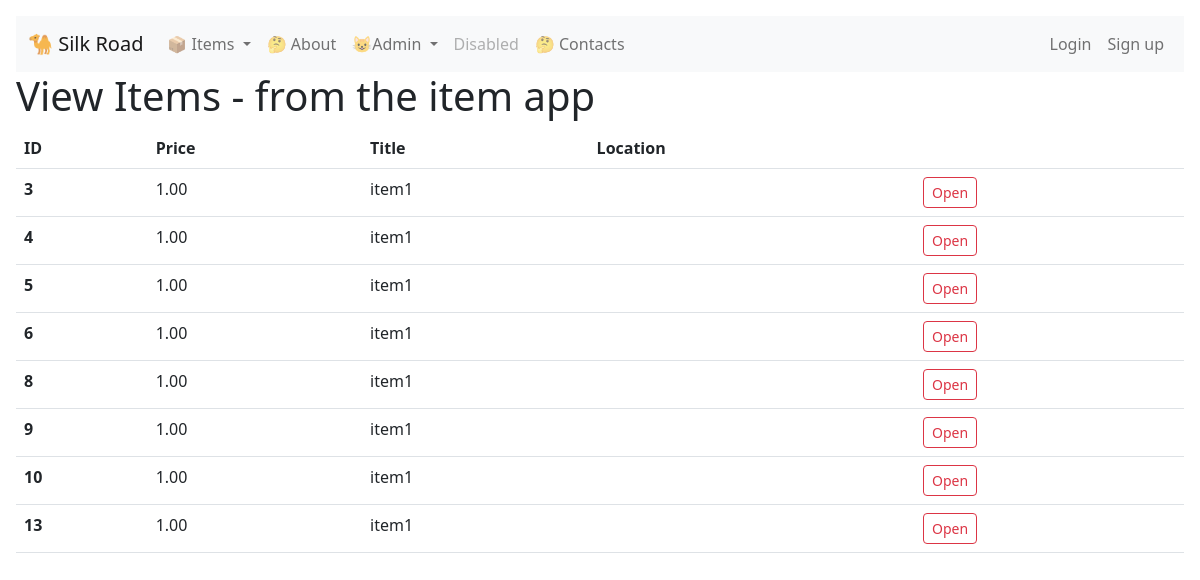
The app's page /item/view/, older data.
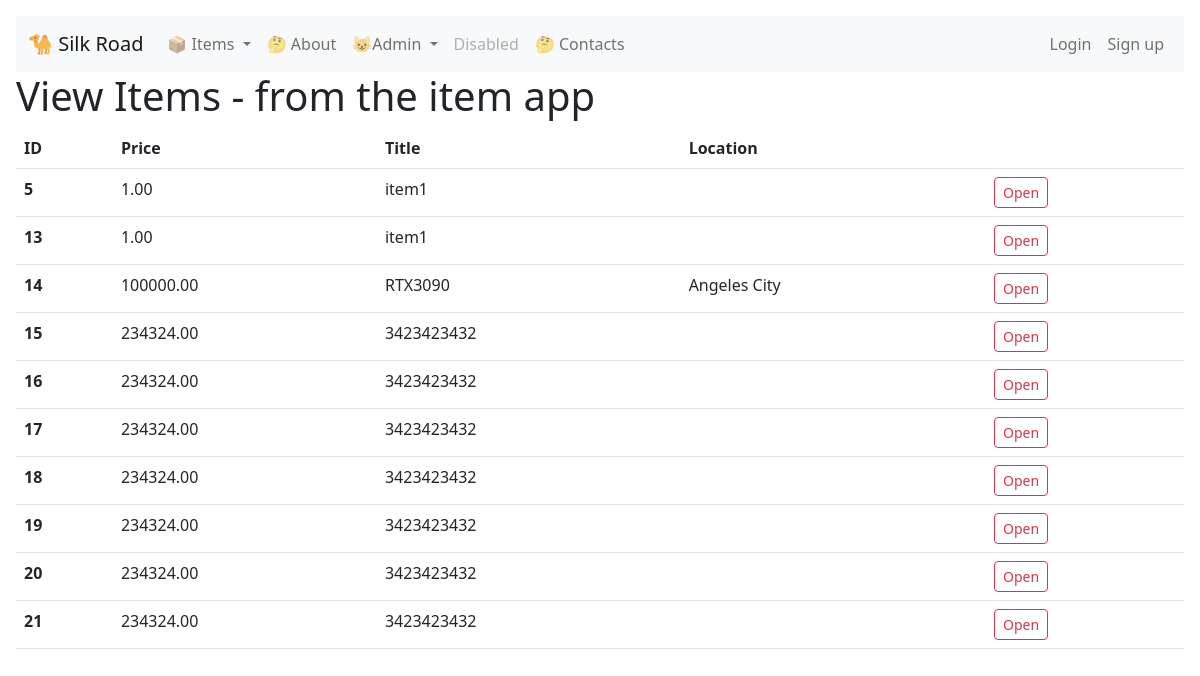
The same page, newer data.
### item/models.py (models this page shows, shortened)
class Item(models.Model):
    title       = models.CharField(max_length=120)
    description = models.TextField(null=True, blank=True)
    price       = models.DecimalField(decimal_places=2, max_digits=1000)
    name        = models.TextField(null=True, blank=True)
    location    = models.TextField(null=True, blank=True)
    markAsSold  = models.BooleanField()

### item/views.py (the view)
# urls.py: path('view/', item_detail_view, name='item_view'),
def item_detail_view(request, id=None):
    if id:
        obj = Item.objects.get(id=id)
        context = { 'object': obj }
        return render(request, "item/item_detail_inidividual.html", context)
    else:
        obj = Item.objects.all()
        context = { 'object': obj }
        return render(request, "item/item_detail.html", context)

### item/templates/item/item_detail.html
{% extends 'base.html' %}
{% block content %}
<h1>View Items - from the item app</h1>
<table class="table">
    <thead>
      <tr>
        <th scope="col">ID</th>
        <th scope="col">Price</th>
        <th scope="col">Title</th>
        <th scope="col">Location</th>
        <th scope="col"></th>
      </tr>
    </thead>
    <tbody>
        {% for i in object %}
        <tr>
            <th scope="row">{{i.id}}</th>
            <td>{{i.price}}</td>
            <td>{{i.title}}</td>
            <td>{{i.location}}</td>
            <td><a class="btn btn-sm btn-outline-danger" href="/item/{{i.id}}/view">Open</a></td>
        </tr>
        {% endfor %}
    </tbody>
  </table>
{% endblock %}

### templates/base.html (shortened to what this page needs)
<!DOCTYPE html>
<html>
    <head>
    </head>
    <body>
        {% include 'navbar.html' %}
        {% block content %}{% endblock %}
    </body>
</html>

### templates/navbar.html (shortened to what this page needs)
<!doctype html>
<html lang="en">
  <head>
    <link href="https://cdn.jsdelivr.net/npm/bootstrap@5.2.1/dist/css/bootstrap.min.css" rel="stylesheet">
    <link href="https://getbootstrap.com/docs/5.2/assets/css/docs.css" rel="stylesheet">
  </head>
  <body class="p-3 m-0 border-0 bd-example">
    <nav class="navbar navbar-expand-lg bg-light">
      <div class="container-fluid">
        <a class="navbar-brand" href="/">🐪 Silk Road</a>
        <div class="collapse navbar-collapse" id="navbarSupportedContent">
          <ul class="navbar-nav me-auto mb-2 mb-lg-0">
            <li class="nav-item dropdown">
              <a class="nav-link dropdown-toggle" href="#" role="button" data-bs-toggle="dropdown" aria-expanded="false">
                📦 Items
              </a>
            </li>
            <li class="nav-item">
              <a class="nav-link" href="/about">🤔 About</a>
            </li>
            <li class="nav-item dropdown">
              <a class="nav-link dropdown-toggle" href="#" role="button" data-bs-toggle="dropdown" aria-expanded="false">
                😺Admin
              </a>
            </li>
            <li class="nav-item">
              <a class="nav-link disabled">Disabled</a>
            </li>
            <li class="nav-item">
              <a class="nav-link" href="/contacts">🤔 Contacts</a>
            </li>
          </ul>
            <ul class="navbar-nav mb-2 mb-lg-0">
            {% if user.is_authenticated %}
            <li class="nav-item">
              <a class="nav-link" href="/logout">Logout</a>
            </li>
            {% else %}
            <li class="nav-item">
              <a class="nav-link" href="/login">Login</a>
            </li>
            <li class="nav-item">
              <a class="nav-link" href="/register">Sign up</a>
            </li>
            {% endif %}
          </ul>
        </div>
      </div>
    </nav>
  </body>
</html>

Row changes from the older to the newer data that the page shows:
removed Item: id "3", price "1.00", title "item1"
removed Item: id "4", price "1.00", title "item1"
removed Item: id "6", price "1.00", title "item1"
removed Item: id "8", price "1.00", title "item1"
removed Item: id "9", price "1.00", title "item1"
removed Item: id "10", price "1.00", title "item1"
added Item: id "14", price "100000.00", title "RTX3090", location "Angeles City"
added Item: id "15", price "234324.00", title "3423423432"
added Item: id "16", price "234324.00", title "3423423432"
added Item: id "17", price "234324.00", title "3423423432"
added Item: id "18", price "234324.00", title "3423423432"
added Item: id "19", price "234324.00", title "3423423432"
added Item: id "20", price "234324.00", title "3423423432"
added Item: id "21", price "234324.00", title "3423423432"
